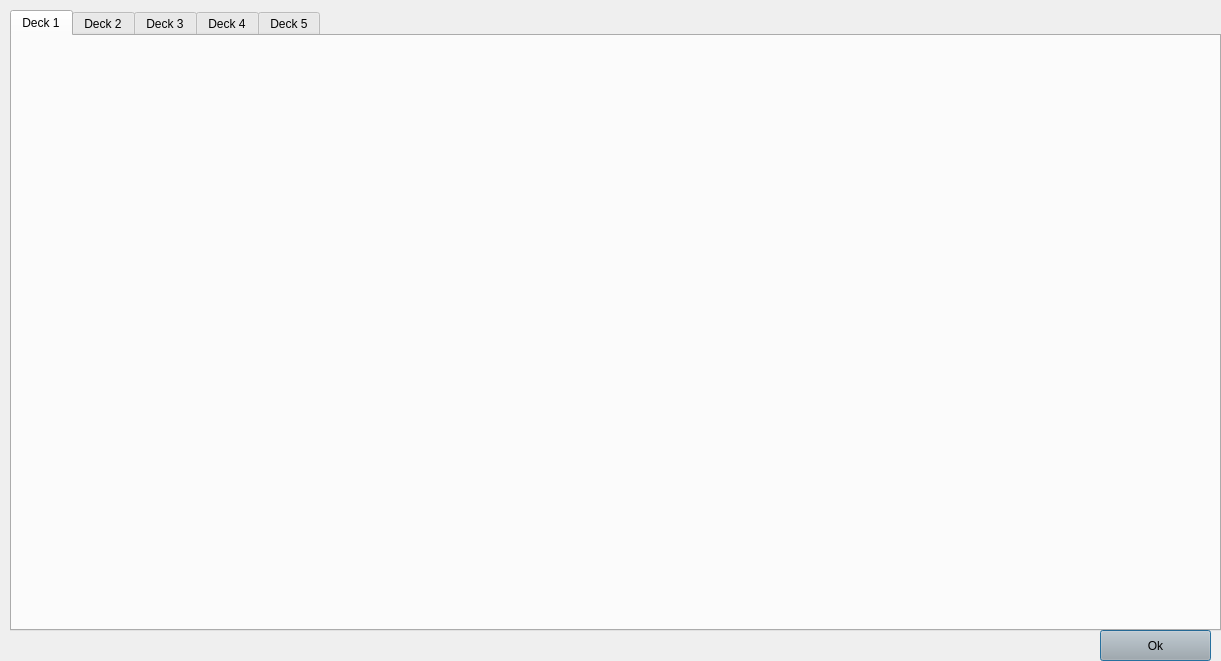
<?xml version="1.0" encoding="UTF-8"?>
<ui version="4.0">
 <class>viewDecksDialog</class>
 <widget class="QDialog" name="viewDecksDialog">
  <property name="geometry">
   <rect>
    <x>0</x>
    <y>0</y>
    <width>1221</width>
    <height>661</height>
   </rect>
  </property>
  <property name="windowTitle">
   <string>Dialog</string>
  </property>
  <property name="styleSheet">
   <string notr="true">background: url(:/img/img/menuBg.png)</string>
  </property>
  <widget class="QPushButton" name="pushButton">
   <property name="geometry">
    <rect>
     <x>1100</x>
     <y>630</y>
     <width>111</width>
     <height>31</height>
    </rect>
   </property>
   <property name="styleSheet">
    <string notr="true">background: rgb(173, 173, 173)</string>
   </property>
   <property name="text">
    <string>Ok</string>
   </property>
  </widget>
  <widget class="QTabWidget" name="tabWidget">
   <property name="geometry">
    <rect>
     <x>10</x>
     <y>10</y>
     <width>1211</width>
     <height>621</height>
    </rect>
   </property>
   <property name="currentIndex">
    <number>0</number>
   </property>
   <widget class="QWidget" name="tab">
    <attribute name="title">
     <string>Deck 1</string>
    </attribute>
    <layout class="QVBoxLayout" name="verticalLayout">
     <item>
      <layout class="QHBoxLayout" name="up1"/>
     </item>
     <item>
      <layout class="QHBoxLayout" name="mid1"/>
     </item>
     <item>
      <layout class="QHBoxLayout" name="down1"/>
     </item>
    </layout>
   </widget>
   <widget class="QWidget" name="tab_2">
    <attribute name="title">
     <string>Deck 2</string>
    </attribute>
    <layout class="QVBoxLayout" name="verticalLayout_2">
     <item>
      <layout class="QHBoxLayout" name="up2"/>
     </item>
     <item>
      <layout class="QHBoxLayout" name="down2"/>
     </item>
     <item>
      <layout class="QHBoxLayout" name="mid2"/>
     </item>
    </layout>
   </widget>
   <widget class="QWidget" name="tab_3">
    <attribute name="title">
     <string>Deck 3</string>
    </attribute>
    <layout class="QVBoxLayout" name="verticalLayout_3">
     <item>
      <layout class="QHBoxLayout" name="up3"/>
     </item>
     <item>
      <layout class="QHBoxLayout" name="down3"/>
     </item>
     <item>
      <layout class="QHBoxLayout" name="mid3"/>
     </item>
    </layout>
   </widget>
   <widget class="QWidget" name="tab_4">
    <attribute name="title">
     <string>Deck 4</string>
    </attribute>
    <layout class="QVBoxLayout" name="verticalLayout_4">
     <item>
      <layout class="QHBoxLayout" name="up4"/>
     </item>
     <item>
      <layout class="QHBoxLayout" name="down4"/>
     </item>
     <item>
      <layout class="QHBoxLayout" name="mid4"/>
     </item>
    </layout>
   </widget>
   <widget class="QWidget" name="tab_5">
    <attribute name="title">
     <string>Deck 5</string>
    </attribute>
    <layout class="QVBoxLayout" name="verticalLayout_5">
     <item>
      <layout class="QHBoxLayout" name="up5"/>
     </item>
     <item>
      <layout class="QHBoxLayout" name="down5"/>
     </item>
     <item>
      <layout class="QHBoxLayout" name="mid5"/>
     </item>
    </layout>
   </widget>
  </widget>
 </widget>
 <resources/>
 <connections/>
</ui>
